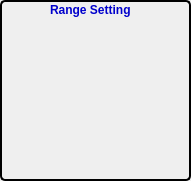
  <widget class="QGroupBox" name="groupBox_2">
   <property name="geometry">
    <rect>
     <x>370</x>
     <y>60</y>
     <width>191</width>
     <height>181</height>
    </rect>
   </property>
   <property name="styleSheet">
    <string notr="true">QGroupBox { 
     border: 2px solid black; 
     border-radius: 5px; 
 } </string>
   </property>
   <property name="title">
    <string/>
   </property>
   <widget class="QLabel" name="label_5">
    <property name="geometry">
     <rect>
      <x>50</x>
      <y>0</y>
      <width>101</width>
      <height>21</height>
     </rect>
    </property>
    <property name="font">
     <font>
      <weight>75</weight>
      <bold>true</bold>
     </font>
    </property>
    <property name="text">
     <string>&lt;html&gt;&lt;head/&gt;&lt;body&gt;&lt;p&gt;&lt;span style=&quot; color:#0000cc;&quot;&gt;Range Setting&lt;/span&gt;&lt;/p&gt;&lt;/body&gt;&lt;/html&gt;</string>
    </property>
   </widget>
   <widget class="caRelatedDisplay" name="carelateddisplay_6">
    <property name="geometry">
     <rect>
      <x>80</x>
      <y>110</y>
      <width>100</width>
      <height>25</height>
     </rect>
    </property>
    <property name="foreground">
     <color>
      <red>255</red>
      <green>255</green>
      <blue>255</blue>
     </color>
    </property>
    <property name="background">
     <color>
      <red>0</red>
      <green>0</green>
      <blue>255</blue>
     </color>
    </property>
    <property name="labels">
     <string>Femto 10</string>
    </property>
    <property name="files">
     <string/>
    </property>
    <property name="args">
     <string/>
    </property>
   </widget>
   <widget class="caRelatedDisplay" name="carelateddisplay_5">
    <property name="geometry">
     <rect>
      <x>80</x>
      <y>140</y>
      <width>100</width>
      <height>25</height>
     </rect>
    </property>
    <property name="foreground">
     <color>
      <red>255</red>
      <green>255</green>
      <blue>255</blue>
     </color>
    </property>
    <property name="background">
     <color>
      <red>0</red>
      <green>0</green>
      <blue>255</blue>
     </color>
    </property>
    <property name="labels">
     <string>Femto 100</string>
    </property>
    <property name="files">
     <string/>
    </property>
    <property name="args">
     <string/>
    </property>
   </widget>
   <widget class="caRelatedDisplay" name="carelateddisplay_7">
    <property name="geometry">
     <rect>
      <x>10</x>
      <y>25</y>
      <width>61</width>
      <height>31</height>
     </rect>
    </property>
    <property name="foreground">
     <color>
      <red>255</red>
      <green>255</green>
      <blue>255</blue>
     </color>
    </property>
    <property name="background">
     <color>
      <red>0</red>
      <green>0</green>
      <blue>140</blue>
     </color>
    </property>
    <property name="labels">
     <string>10^5</string>
    </property>
    <property name="files">
     <string/>
    </property>
    <property name="args">
     <string/>
    </property>
   </widget>
   <widget class="caRelatedDisplay" name="carelateddisplay_8">
    <property name="geometry">
     <rect>
      <x>10</x>
      <y>50</y>
      <width>61</width>
      <height>31</height>
     </rect>
    </property>
    <property name="foreground">
     <color>
      <red>255</red>
      <green>255</green>
      <blue>255</blue>
     </color>
    </property>
    <property name="background">
     <color>
      <red>0</red>
      <green>0</green>
      <blue>140</blue>
     </color>
    </property>
    <property name="labels">
     <string>10^6</string>
    </property>
    <property name="files">
     <string/>
    </property>
    <property name="args">
     <string/>
    </property>
   </widget>
   <widget class="caRelatedDisplay" name="carelateddisplay_9">
    <property name="geometry">
     <rect>
      <x>10</x>
      <y>80</y>
      <width>61</width>
      <height>31</height>
     </rect>
    </property>
    <property name="foreground">
     <color>
      <red>255</red>
      <green>255</green>
      <blue>255</blue>
     </color>
    </property>
    <property name="background">
     <color>
      <red>0</red>
      <green>0</green>
      <blue>140</blue>
     </color>
    </property>
    <property name="labels">
     <string>10^7</string>
    </property>
    <property name="files">
     <string/>
    </property>
    <property name="args">
     <string/>
    </property>
   </widget>
   <widget class="caRelatedDisplay" name="carelateddisplay_10">
    <property name="geometry">
     <rect>
      <x>10</x>
      <y>110</y>
      <width>61</width>
      <height>31</height>
     </rect>
    </property>
    <property name="foreground">
     <color>
      <red>255</red>
      <green>255</green>
      <blue>255</blue>
     </color>
    </property>
    <property name="background">
     <color>
      <red>0</red>
      <green>0</green>
      <blue>140</blue>
     </color>
    </property>
    <property name="labels">
     <string>10^8</string>
    </property>
    <property name="files">
     <string/>
    </property>
    <property name="args">
     <string/>
    </property>
   </widget>
   <widget class="caRelatedDisplay" name="carelateddisplay_11">
    <property name="geometry">
     <rect>
      <x>10</x>
      <y>140</y>
      <width>61</width>
      <height>31</height>
     </rect>
    </property>
    <property name="foreground">
     <color>
      <red>255</red>
      <green>255</green>
      <blue>255</blue>
     </color>
    </property>
    <property name="background">
     <color>
      <red>0</red>
      <green>0</green>
      <blue>140</blue>
     </color>
    </property>
    <property name="labels">
     <string>10^9</string>
    </property>
    <property name="files">
     <string/>
    </property>
    <property name="args">
     <string/>
    </property>
   </widget>
  </widget>
